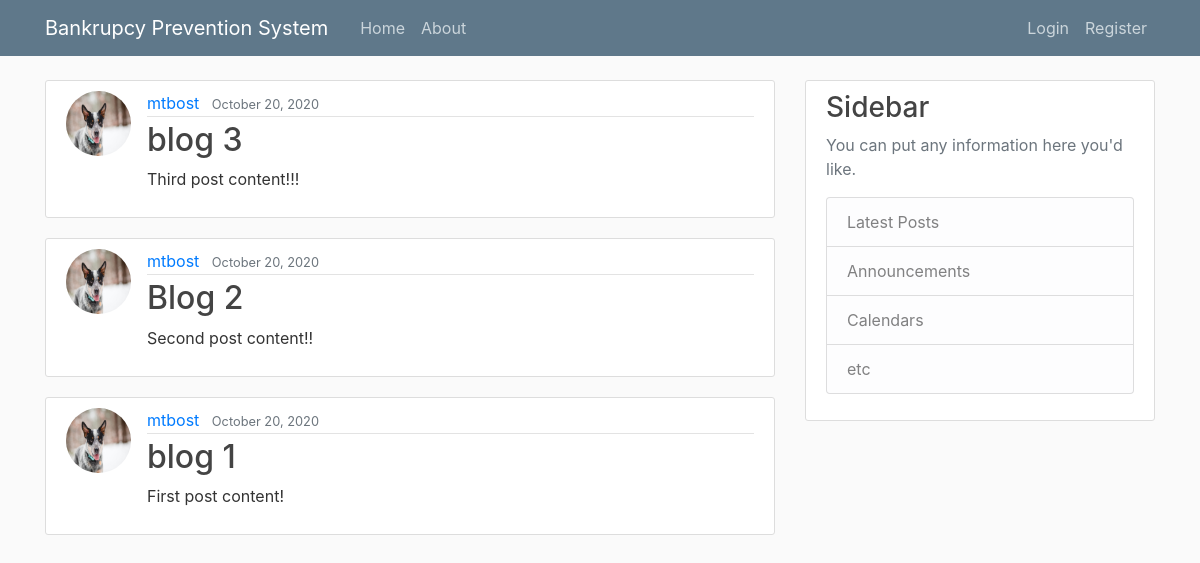
Before: / with the older database file.
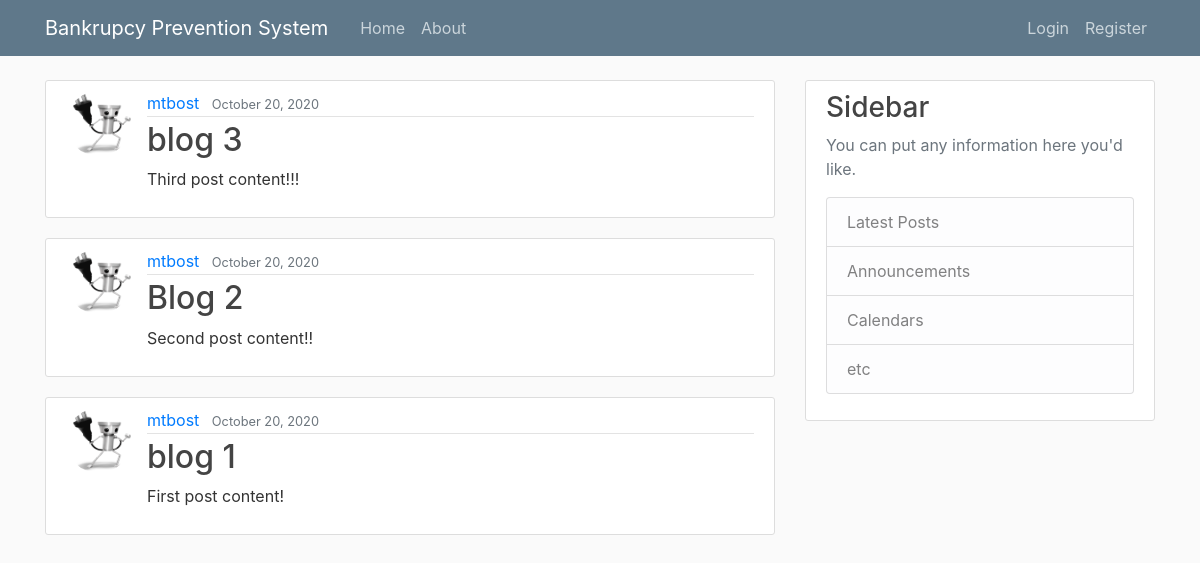
After: the same page with the newer database file.
### blog/models.py (models this page shows, shortened)
class Post(models.Model):
	title = models.CharField(max_length=100)
	content = models.TextField()
	date_posted = models.DateTimeField(default=timezone.now)
	author = models.ForeignKey(User, on_delete=models.CASCADE)

### users/models.py (models this page shows, shortened)
class Profile(models.Model):
	user = models.OneToOneField(User, on_delete=models.CASCADE)
	image = models.ImageField(default='default.jpg', upload_to='profile_pics')

### blog/views.py (the view)
# urls.py: path('', PostListView.as_view(), name='blog-home'),
class PostListView(ListView):
	model = Post
	template_name = 'blog/home.html' #<app>/<model>_<viewtype>.html
	context_object_name = 'posts'
	ordering = ['-date_posted']

### blog/templates/blog/home.html
{% extends "blog/base.html"%}
{% block content %}
	{% for post in posts %}
    <article class="media content-section">
      <img class="article-img rounded-circle" src="{{post.author.profile.image.url}}">
      <div class="media-body">
        <div class="article-metadata">
          <a class="mr-2" href="#">{{ post.author }}</a>
          <small class="text-muted">{{ post.date_posted|date:"F d, Y" }}</small>
        </div>
        <h2><a class="article-title" href="{% url 'post-detail' post.id %}">{{ post.title }}</a></h2>
        <p class="article-content">{{ post.content }}</p>
      </div>
    </article>
	{% endfor %}
{% endblock content%}

### blog/templates/blog/base.html (shortened to what this page needs)
{% load static %}
<!DOCTYPE html>
<html>
<head>
    <link rel="stylesheet" href="https://maxcdn.bootstrapcdn.com/bootstrap/4.0.0/css/bootstrap.min.css">
    <link rel="stylesheet" type="text/css" href="{% static 'blog/main.css' %}">
</head>
<body>
	<header class="site-header">
		<nav class="navbar navbar-expand-md navbar-dark bg-steel fixed-top">
			<div class="container">
				<a class="navbar-brand mr-4" href="/">Bankrupcy Prevention System</a>
				<div class="collapse navbar-collapse" id="navbarToggle">
					<div class="navbar-nav mr-auto">
						<a class="nav-item nav-link" href="{% url 'blog-home' %}">Home</a>
						<a class="nav-item nav-link" href="{% url 'blog-about' %}">About</a>
					</div>
					<div class="navbar-nav">
						{% if user.is_authenticated %}
							<a class="nav-item nav-link" href="{% url 'profile' %}">Profile</a>
							<a class="nav-item nav-link" href="{% url 'logout' %}">Logout</a>
						{% else %}
							<a class="nav-item nav-link" href="{% url 'login' %}">Login</a>
							<a class="nav-item nav-link" href="{% url 'register' %}">Register</a>
						{% endif %}
					</div>
				</div>
			</div>
		</nav>
	</header>
	<main role="main" class="container">
		<div class="row">
			<div class="col-md-8">
				{% block content %}{% endblock %}
			</div>
			<div class="col-md-4">
				<div class="content-section">
					<h3>Sidebar</h3>
					<p class='text-muted'>You can put any information here you'd like.
						<ul class="list-group">
							<li class="list-group-item list-group-item-light">Latest Posts</li>
							<li class="list-group-item list-group-item-light">Announcements</li>
							<li class="list-group-item list-group-item-light">Calendars</li>
							<li class="list-group-item list-group-item-light">etc</li>
						</ul>
					</p>
				</div>
			</div>
		</div>
	</main>
</body>
</html>

### blog/static/blog/main.css (style rules this page uses)
body { background: #fafafa; color: #333333; margin-top: 5rem; }
h1, h2, h3, h4, h5, h6 { color: #444444; }
ul { margin: 0; }
.bg-steel { background-color: #5f788a; }
.site-header .navbar-nav .nav-link { color: #cbd5db; }
.content-section { background: #ffffff; padding: 10px 20px; border: 1px solid #dddddd; border-radius: 3px; margin-bottom: 20px; }
.article-title { color: #444444; }
.article-content { white-space: pre-line; }
.article-img { height: 65px; width: 65px; margin-right: 16px; }
.article-metadata { padding-bottom: 1px; margin-bottom: 4px; border-bottom: 1px solid #e3e3e3 }

Changed rows visible on the page:
changed through a linked row, Post "blog 3": author.profile.image: a different picture
changed through a linked row, Post "Blog 2": author.profile.image: a different picture
changed through a linked row, Post "blog 1": author.profile.image: a different picture
